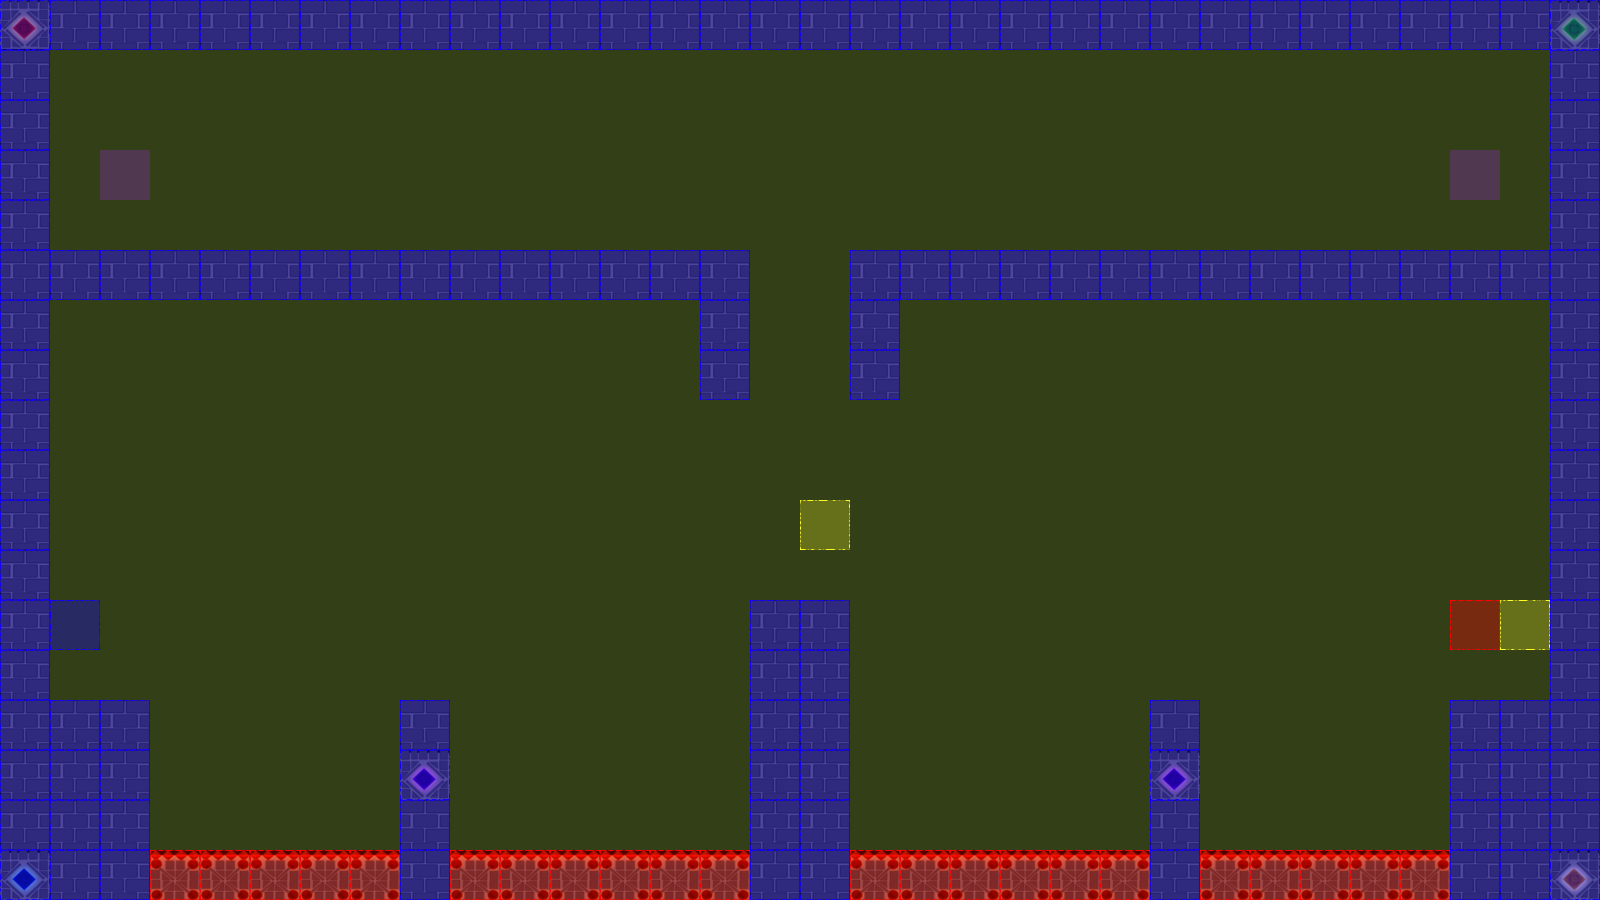

Below is a game level as drawn by its tile map, then a one-line description and the .tmx that defines it (tile-layer data replaced by summaries):
An orthogonal 32x18 tile map with 50x50 px tiles, 3 tile layers (terrain, collision, event), 2 tilesets.

<map version="1.0" orientation="orthogonal" renderorder="left-up" width="32" height="18" tilewidth="50" tileheight="50" nextobjectid="3">
 <tileset firstgid="1" name="castleTile" tilewidth="50" tileheight="50" tilecount="36" columns="6">
  <image source="tiles/castleTile.png" width="300" height="300" />
 </tileset>
 <tileset firstgid="37" name="collisionTile" tilewidth="50" tileheight="50" tilecount="12" columns="3">
  <image source="tiles/collisionTile.png" width="150" height="200" />
 </tileset>
 <layer name="terrain" width="32" height="18">
  <data>[576 cells, 156 non-empty, 7 distinct tile ids]</data>
 </layer>
 <layer name="collision" width="32" height="18">
  <data>[576 cells, 576 non-empty, 3 distinct tile ids]</data>
 </layer>
 <layer name="event" width="32" height="18">
  <data>[576 cells, 6 non-empty, 4 distinct tile ids]</data>
 </layer>
</map>
